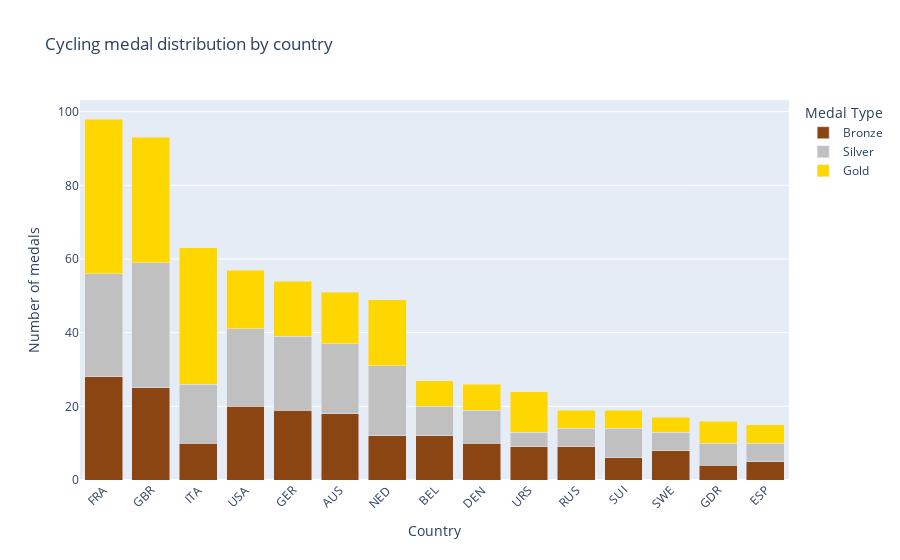

The cell this chart's notebook holds for it:
### Markdown cell above
### Cycling medal distribution by country

Team duplicates are removed, counting only by unique event and year.\
Road cycling culture may be primarily associated with France and Italy, but UK is definitely on level with France, and US & Australia also provide a solid supply of ambitious cyclists.

### Code cell
national_cycling_df = cycling_df[["NOC", "Year", "Event", "Medal"]].drop_duplicates()
cycling_medal_distribution_noc = national_cycling_df.groupby("NOC")["Medal"].value_counts().unstack().fillna(0)
cycling_medal_distribution_noc = cycling_medal_distribution_noc.assign(Total=cycling_medal_distribution_noc.sum(axis=1)).sort_values(by="Total", ascending=False).iloc[:15]


national_cycling_fig = px.bar(
    cycling_medal_distribution_noc.reset_index(),
    x="NOC",
    y=["Bronze", "Silver", "Gold"],
    title="Cycling medal distribution by country",
    labels={"value": "Number of medals", "variable": "Medal Type", "NOC": "Country"},
    color_discrete_map={"Bronze": "saddlebrown", "Silver": "silver", "Gold": "gold"},
    barmode="stack"
)

national_cycling_fig.update_layout(xaxis_tickangle=-45)
national_cycling_fig.show()

### Figure 1 — Plotly figure (JSON) as saved in the notebook; plotly's stock layout.template omitted (floating-point values rounded to 4 significant figures)
{"data": [{"hovertemplate": "Medal Type=Bronze<br>Country=%{x}<br>Number of medals=%{y}<extra></extra>", "legendgroup": "Bronze", "marker": {"color": "saddlebrown", "pattern": {"shape": ""}}, "name": "Bronze", "orientation": "v", "showlegend": true, "textposition": "auto", "type": "bar", "x": ["FRA", "GBR", "ITA", "USA", "GER", "AUS", "NED", "BEL", "DEN", "URS", "RUS", "SUI", "SWE", "GDR", "ESP"], "xaxis": "x", "y": [28.0, 25.0, 10.0, 20.0, 19.0, 18.0, 12.0, 12.0, 10.0, 9.0, 9.0, 6.0, 8.0, 4.0, 5.0], "yaxis": "y"}, {"hovertemplate": "Medal Type=Silver<br>Country=%{x}<br>Number of medals=%{y}<extra></extra>", "legendgroup": "Silver", "marker": {"color": "silver", "pattern": {"shape": ""}}, "name": "Silver", "orientation": "v", "showlegend": true, "textposition": "auto", "type": "bar", "x": ["FRA", "GBR", "ITA", "USA", "GER", "AUS", "NED", "BEL", "DEN", "URS", "RUS", "SUI", "SWE", "GDR", "ESP"], "xaxis": "x", "y": [28.0, 34.0, 16.0, 21.0, 20.0, 19.0, 19.0, 8.0, 9.0, 4.0, 5.0, 8.0, 5.0, 6.0, 5.0], "yaxis": "y"}, {"hovertemplate": "Medal Type=Gold<br>Country=%{x}<br>Number of medals=%{y}<extra></extra>", "legendgroup": "Gold", "marker": {"color": "gold", "pattern": {"shape": ""}}, "name": "Gold", "orientation": "v", "showlegend": true, "textposition": "auto", "type": "bar", "x": ["FRA", "GBR", "ITA", "USA", "GER", "AUS", "NED", "BEL", "DEN", "URS", "RUS", "SUI", "SWE", "GDR", "ESP"], "xaxis": "x", "y": [42.0, 34.0, 37.0, 16.0, 15.0, 14.0, 18.0, 7.0, 7.0, 11.0, 5.0, 5.0, 4.0, 6.0, 5.0], "yaxis": "y"}], "layout": {"barmode": "stack", "legend": {"title": {"text": "Medal Type"}, "tracegroupgap": 0}, "title": {"text": "Cycling medal distribution by country"}, "xaxis": {"anchor": "y", "domain": [0, 1], "tickangle": -45, "title": {"text": "Country"}}, "yaxis": {"anchor": "x", "domain": [0, 1], "title": {"text": "Number of medals"}}}}
